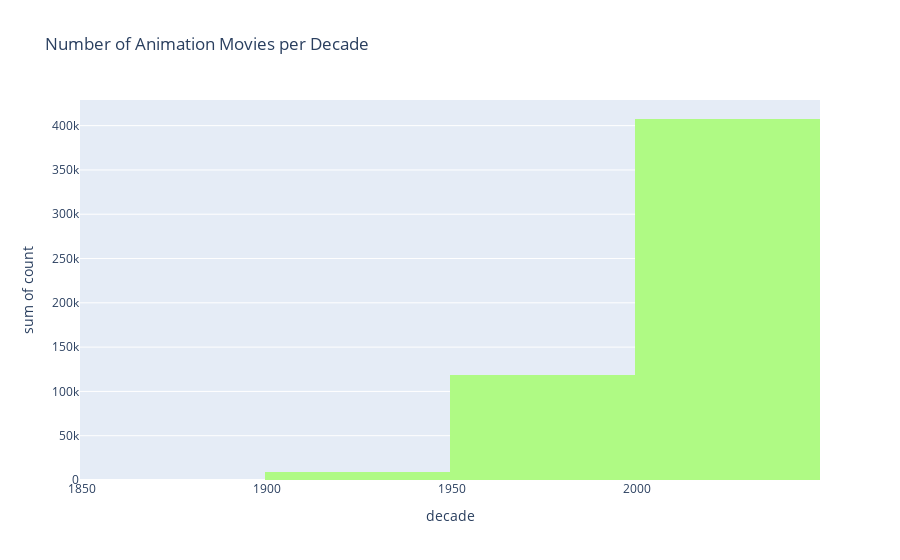

Notebook code for this chart:
### Code cell
import plotly.express as px
gr=px.histogram(anim, x='decade', y='count', title='Number of Animation Movies per Decade', color_discrete_sequence=["#affa84"])
gr.show()

### Figure 1 — Plotly figure (JSON) as saved in the notebook; plotly's stock layout.template omitted (floating-point values rounded to 4 significant figures)
{"data": [{"bingroup": "x", "histfunc": "sum", "hovertemplate": "decade=%{x}<br>sum of count=%{y}<extra></extra>", "legendgroup": "", "marker": {"color": "#affa84", "pattern": {"shape": ""}}, "name": "", "orientation": "v", "showlegend": false, "type": "histogram", "x": [1870.0, 1880.0, 1890.0, 1900.0, 1910.0, 1920.0, 1930.0, 1940.0, 1950.0, 1960.0, 1970.0, 1980.0, 1990.0, 2000.0, 2010.0, 2020.0], "xaxis": "x", "y": [30, 2, 9, 78, 1422, 2395, 2440, 2219, 3403, 14082, 21327, 31537, 48053, 96442, 180021, 131033], "yaxis": "y"}], "layout": {"barmode": "relative", "legend": {"tracegroupgap": 0}, "title": {"text": "Number of Animation Movies per Decade"}, "xaxis": {"anchor": "y", "domain": [0, 1], "title": {"text": "decade"}}, "yaxis": {"anchor": "x", "domain": [0, 1], "title": {"text": "sum of count"}}}}
